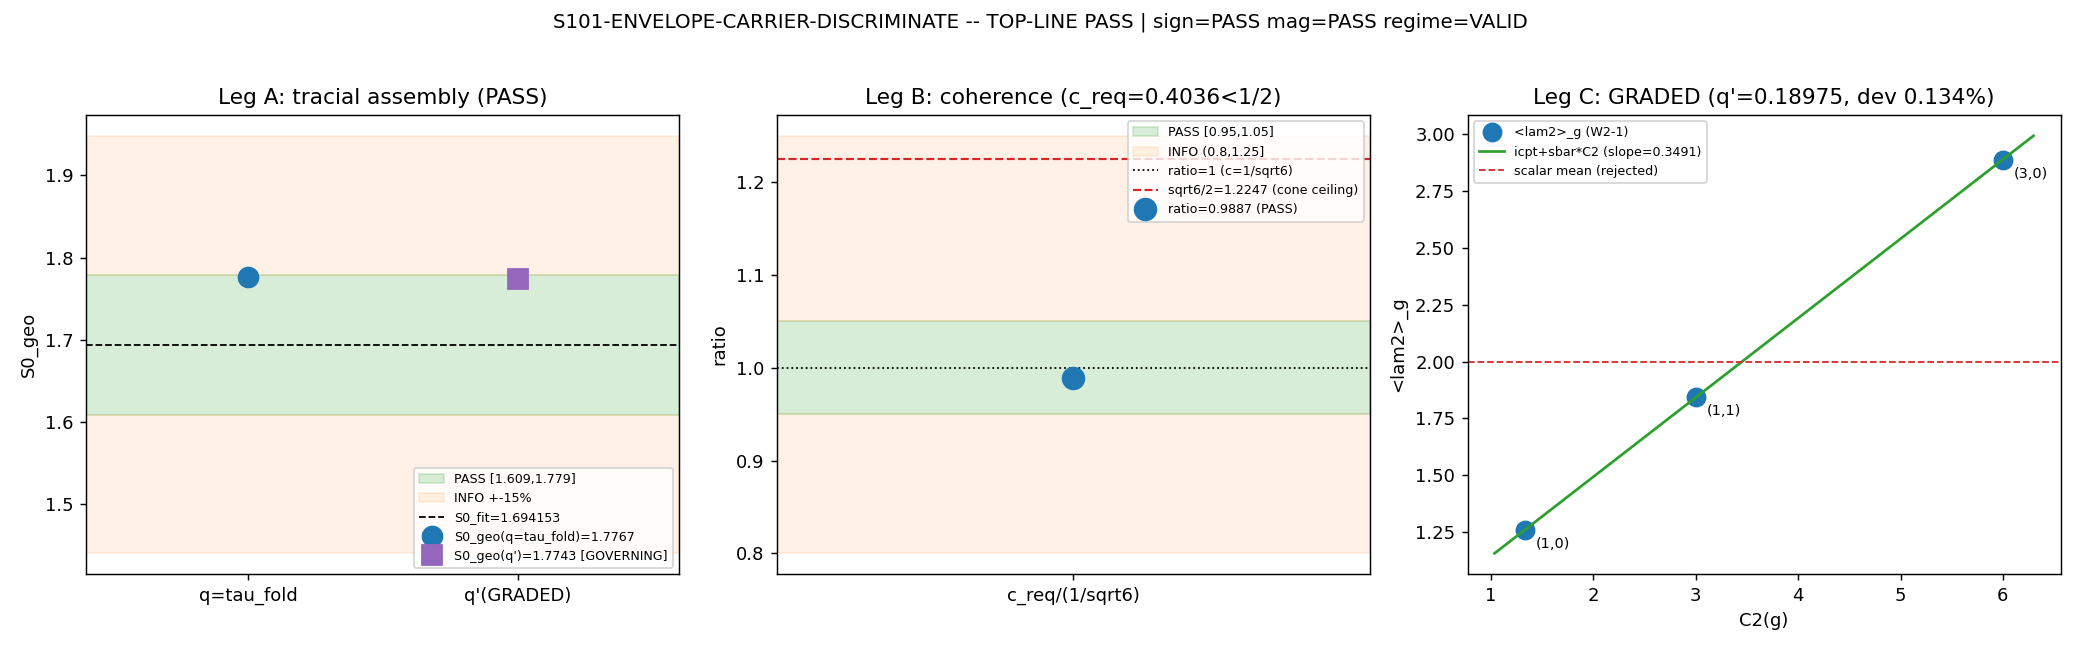

This chart was generated by the following Python code:
#!/usr/bin/env python
# -*- coding: utf-8 -*-
"""
S101-ENVELOPE-CARRIER-DISCRIMINATE  --  3-leg charged-lepton carrier discriminator
==================================================================================

Gate: S101-ENVELOPE-CARRIER-DISCRIMINATE (Wave 2, W2a chain 1 -> 2 -> 3, the
      carrier step). PARTICLE-class. Trigger [SIGN]. Composite, 3 legs.
      Executor: transit-dynamics-theorist (one writer, one verdict line).
      Per-leg derivation-author tags: Leg A connes; Legs B/C transit.

WHAT THIS GATE ADJUDICATES
--------------------------
Whether the charged-lepton envelope carrier is READING A -- ONE operator family
read on THREE charts (workshop s100a-w3-envelope-carrier-workshop.md CF-1, FINAL
spec, transcribed; thresholds NOT re-derived). Three legs:

  LEG A (connes derivation-author; mechanical read-out): zero-fit tracial assembly
    S0_geo(q) = 3*q*s_bar(tau_fold)/T_acoustic   [C1-7]
    with s_bar = OLS slope of the W2-1 blocktrace <lam2>_g triple on C2 (consumed
    from the W2-1 npz at the SAME audit SHA -- Rider 1, one dataset two gates).
    Frozen assembly ell_geo = T_acoustic/(3*tau_fold) = 0.196491 M_KK^2.
    IN-GATE DUAL READ-OUT (Q2, PRU-pinned at plan-freeze): PRIMARY read-out at
    q = tau_fold; if Leg C lands GRADED with derived q', the q' read-out IS the
    gate verdict (band UNCHANGED). Bands (T1.0):
        PASS  S0_geo in [1.609, 1.779]
        INFO  within +-15% of S0_fit = 1.694153 (i.e. [1.4400, 1.9483]) but not PASS
        FAIL  beyond
    Tilt bracket [1, J(tau_fold)=1.047319] = INTERPRETIVE OVERLAY, NEVER a
    band-stretch (D-3 razor; s_bar-space PASS edges [0.316154, 0.349558] recorded);
    upper-half landing = scalar-channel J-tilt evidence, t = (S0_geo*56/95 - 1)/(J-1).

  LEG B (transit; one closed-form script): pair-resolved lepton re-fit {S0, c} on
    the rank-one all-pi texture  w_ij = -c*sqrt(d_i(S0)*d_j(S0)),  BARE
    d_i(S0) = exp(-S0*C2(g))  [W3-9 charged-lepton diagonal envelope form on
    C2 = (4/3, 3, 6); closure corrections are what the solve PRODUCES, not consumes].
    M = (1+c)*diag(d) - c*u u^T,  u_i = sqrt(d_i)  (all-pi real, D3 reality point).
    Exact 2x2 solve of {S0, c} against the two lepton mass ratios via the rank-one
    SECULAR equation  1 = c*Sum_i d_i/((1+c)*d_i - lambda)  (E-2(b); matrix-
    determinant lemma; NO numerical diagonalization enters the gate).
    Observable = c_req/(1/sqrt6). Bands:
        PASS  ratio in [0.95, 1.05]
        INFO  ratio in (0.8, 1.25]
        FAIL  outside  (ratio >= sqrt6/2 = 1.224745 manifests as POSITIVE-CONE
              SOLVE-INFEASIBILITY = exclusion of the all-pi rank-one texture CLASS;
              det M = (1+c)^2(1-2c)*Pi d_i  => positive mass spectrum iff c < 1/2).

  LEG C (transit; the substantive derivation): first-principles eps_LX one-fiber
    split, consuming the tracial slope theorem (W-2 A-C1/B2:
    <lam2>_g(tau=0) = 3*C2 + 27/4 exact; slope 1/3) as PINNED input. Output-form
    BINARY (no numeric band): GRADED  omega_g = q*C2(g)*M_KK  (per-Casimir quantum
    q; => knob candidate (iii); supersedes the Leg-A q-pin via the dual read-out;
    internal consistency check derived q' vs tau_fold) vs genuine SCALAR gap (=>
    (i)/(ii) class; magnitude sub-claim collapses to fingerprint-coincidence WITHOUT
    flipping the carrier verdict to Reading B -- Reading A survives on L4+L3+Leg B).

COMPOSITE (gate-block operator, workshop-FINAL; takes precedence over the generic
schema-v2 collapse on conflict, disclosure extra-row pre-declared):
    Reading A confirmed (top-line PASS) iff Leg A in {PASS,INFO} AND Leg B in {PASS,INFO}.

EXECUTION ORDER: Leg C -> Leg B -> Leg A (Leg C's output-form binary feeds Leg A's
dual read-out; Legs B and C are independent of the W2-1 npz).

CONVENTION: RATIO-NORMALIZED-TRACE-MEAN (s_bar + d_i(S0) are mass-functional
consumptions under the pinned counting axis; RATIO-BLOCKSUM re-run post-hoc =
PROHIBITED Class 1). No Seeley-DeWitt a_n cited (group-theoretic Casimirs +
W2-1 cache-derived moments only) => no regulator_pin. No SCHEMATIC helper => no
CLASS pin.

INPUT SHA DISCIPLINE: the W2-1 npz MUST match the Rider-1 SHA pinned in W2-1's
verdict companion row (one dataset, two gates). Mismatch => raise + exit non-zero,
NO verdict emission (input-pin discipline, gate-verdicts.md / math-scripts.md).

Substrate framing (phononic-framing.md): the substrate IS the Jensen-deformed
SU(3) fiber; its Peter-Weyl channels (1,0)/(1,1)/(3,0) carry the three generations
ON the multiplicity bundle. The carrier question -- whether the envelope's SHAPE
(tracial chart, Leg A), MAGNITUDE (Leg A/Leg C q), and COHERENCE (Leg B Weingarten
hub fraction) are three charts of ONE operator family -- is a transit-dynamics
question because in the deep-sudden regime (R_therm = 5251.82, P_exc = 1.000) the
Bogoliubov production map degenerates to STATIC symplectic overlaps of two
eigenbases (S100b W5-1 switch-dominance, W5-2 RANGE-control), so every chart is a
static functional of one operator pair -- no chart carries hidden dynamics another
lacks. Flow: D_K eigenvalues -> per-channel state evaluations -> {S0_geo shape,
c coherence, omega_g graded freq} -> carrier composite -> (W2-3) the S0-knob.
"""

# ---------------------------------------------------------------------------
# Section 0 -- imports + canonical constants
# ---------------------------------------------------------------------------
import os
os.environ.setdefault("OMP_NUM_THREADS", "8")   # CPU cap (closed forms + roots)

import sys
import json
import hashlib
from pathlib import Path

import numpy as np
from scipy.optimize import brentq, fsolve
import matplotlib
matplotlib.use("Agg")
import matplotlib.pyplot as plt

# canonical constants (math-scripts.md MANDATORY: never hardcode framework constants)
_SHARED = Path(__file__).resolve().parents[1] / "_shared"
sys.path.insert(0, str(_SHARED))
from canonical_constants import tau_fold, T_acoustic, M_KK   # noqa: E402

# ---------------------------------------------------------------------------
# Section 1 -- gate identity + paths + machinery pins
# ---------------------------------------------------------------------------
SESSION = "S101"
GATE_ID = "S101-ENVELOPE-CARRIER-DISCRIMINATE"
SCHEME = "COMPOSITE-3LEG-CARRIER"
CONVENTION = "RATIO-NORMALIZED-TRACE-MEAN"
L_MAX = "12"   # inherited via the W2-1 npz (no direct cache consumption)

SCRIPT_PATH = Path(__file__).resolve()
PROJECT_ROOT = SCRIPT_PATH.parents[2]
SESSION_DIR = SCRIPT_PATH.parent
CANON_PATH = _SHARED / "canonical_constants.py"

W2_1_NPZ = SESSION_DIR / "s101_w2_blocktrace_widening.npz"
W3_9_NPZ = PROJECT_ROOT / "computations" / "session-100a" / "s100a_freezein_overconstrained.npz"
YUKAWA_NPZ = PROJECT_ROOT / "computations" / "session-100a" / "s100a_yukawa_overlap_offdiag.npz"

OUT_NPZ = SESSION_DIR / "s101_envelope_carrier_discriminate.npz"
OUT_PNG = SESSION_DIR / "s101_envelope_carrier_discriminate.png"

# Rider-1 pin: the ONE-DATASET SHA the W2-1 verdict companion row publishes.
# Leg A MUST consume the W2-1 npz at exactly this SHA (one dataset, two gates).
W2_1_RIDER1_SHA = "e0a79fc32a3716815f5549f219a8cfa502796bae2641f4e4dd053cd639bf8612"
# Static input pins (plan input_files block).
W3_9_SHA_PIN = "aa5acf5475fe8a2eb301b4c0e39901811cd3bb2587d43766746b9beb5f5f56b6"
YUKAWA_SHA_PIN = "23d386dfa7e6d54d11006bd6d631fa860c156ea223e9c36b9b21eb6f3217dba2"

# --- pinned bands (T1.0, transcribed; NOT re-derived) ---
S0_FIT = 1.6941531565757249           # cache-free core, W3-9 npz (audit 78ee1d56)  # (local)
LEGA_PASS = (1.609, 1.779)            # = S0_fit*(1 +- 0.05) rounded (workshop T1.0)
LEGA_INFO_FRAC = 0.15                 # INFO within +-15% of S0_fit                 # (local)
LEGB_PASS = (0.95, 1.05)
LEGB_INFO = (0.8, 1.25)              # half-open (0.8, 1.25]
LEGB_CEILING_RATIO = float(np.sqrt(6.0) / 2.0)   # sqrt6/2 = 1.224745 positive-cone ceiling
INV_SQRT6 = float(1.0 / np.sqrt(6.0))            # 0.408248 Haar-Weingarten rational

# --- frozen assembly + interpretive overlay constants ---
ELL_GEO_FROZEN = T_acoustic / (3.0 * tau_fold)   # 0.196491 M_KK^2 (C-2 cross-face form)
J_TAU_FOLD = 1.0473189641610596                  # J(tau_fold) INTERPRETIVE OVERLAY ONLY  # (local)
# s_bar-space PASS edges (D-3 razor; recorded, mechanically checked below)
SBAR_EDGE_LO = LEGA_PASS[0] * 56.0 / 95.0 / 3.0  # 0.316154
SBAR_EDGE_HI = LEGA_PASS[1] * 56.0 / 95.0 / 3.0  # 0.349558

# --- Casimir tower (analytic SU(3); REQUIRED order: (1,0),(1,1),(3,0)) ---
C2_TOWER = np.array([4.0 / 3.0, 3.0, 6.0])       # (1,0),(1,1),(3,0)
# lepton orientation (W-2 / W3-9 D2 map): e<->(3,0) C2=6, mu<->(1,1) C2=3, tau<->(1,0) C2=4/3
C2_LEPTON = np.array([6.0, 3.0, 4.0 / 3.0])      # (e, mu, tau) ascending mass

# PDG lepton mass ratios (held-out anchors; loaded from W3-9 npz at runtime, pinned here for log)
# R_mu_e = m_mu/m_e, R_tau_mu = m_tau/m_mu

MACHINERY_PIN_MAP = {
    "N_eval": "LegA:1_OLS_slope+2_readouts;LegB:1_secular_2x2_solve;LegC:1_derivation",
    "L_max": L_MAX,
    "scheme": SCHEME,
    "convention": CONVENTION,
    "q_pin_primary": "tau_fold=0.19",
    "q_dual_readout": "IN-GATE-DUAL-READOUT-supersede-to-LegC-q-prime-if-GRADED-band-unchanged",
    "ell_geo_frozen": "T_acoustic/(3*tau_fold)=0.196491_M_KK2",
    "sbar_source": "s101_w2_blocktrace_widening.npz:sbar_tau_fold(full_float64)",
    "sbar_edges": "[0.316154,0.349558]_M_KK2_per_unit_C2(D-3)",
    "J_tau_fold": "1.047319_INTERPRETIVE_OVERLAY_ONLY",
    "leg_b_phase": "all-pi(D3-reality-cocycle-Sigma-theta=pi)",
    "leg_b_denominator": "BARE_d_i=exp(-S0*C2)",
    "leg_b_method": "rank-one-secular-1=c*Sum_d_i/((1+c)d_i-lambda)-NO-diag",
    "leg_b_feasibility": "c<1/2_exact_d-indep(detM=(1+c)^2(1-2c)*Pi_d_i);ratio>=sqrt6/2=1.224745=>solve-infeasible",
    "leg_c_pinned_input": "tracial-slope-theorem-W2-AC1/B2:<lam2>_g(0)=3C2+27/4-exact-slope1/3",
    "shadow_vetting_pin_set": "{tau_fold,T_acoustic,Dw=0.9,kappa_SONIC=28pi/125,2pi,small_rationals}<=5%",
    "random_seed": "N/A-deterministic",
    "GPU_path": "numpy-CPU-OMP8",
    "publication_precision": "6sig(WP);npz_full_float64;LegC_q_prime_6sig+full_float64_for_W2-3",
}

# ---------------------------------------------------------------------------
# Section 2 -- SHA-256 input-pin block (S84+ dual-SHA)
# audit_sha256 = sha256(script || canonical || pinmap_json || w2_1_npz_sha || w3_9_npz_sha)
# content_sha256 = sha256(script).  (plan audit_discriminators)
# ---------------------------------------------------------------------------
def sha256_of(path):
    h = hashlib.sha256()                                           # (local)
    try:
        h.update(Path(path).read_bytes())
    except OSError:
        return ""
    return h.hexdigest()


def log_input_pins(inputs):
    print("=== %s -- input SHA-256 pins ===" % GATE_ID)
    pins = {}                                                      # (local)
    for p in inputs:
        sha = sha256_of(p)                                        # (local)
        rel = str(Path(p).relative_to(PROJECT_ROOT)).replace("\\", "/")  # (local)
        print("  %s: %s..." % (rel, sha[:16]))
        pins[rel] = sha
    return pins


def compute_dual_sha(pins, w2_1_sha, w3_9_sha):
    script_bytes = SCRIPT_PATH.read_bytes()                       # (local)
    canon_bytes = CANON_PATH.read_bytes()                         # (local)
    full = dict(pins)                                             # (local)
    full.update(MACHINERY_PIN_MAP)
    pinmap_json = json.dumps(dict(sorted(full.items())),
                             separators=(",", ":"),
                             sort_keys=True).encode("utf-8")      # (local)
    h_a = hashlib.sha256()                                        # (local)
    h_a.update(script_bytes)
    h_a.update(canon_bytes)
    h_a.update(pinmap_json)
    h_a.update(w2_1_sha.encode("ascii"))
    h_a.update(w3_9_sha.encode("ascii"))
    h_c = hashlib.sha256()                                        # (local)
    h_c.update(script_bytes)
    return h_a.hexdigest(), h_c.hexdigest()


def print_verdict_payload(verdict, value, audit_sha, content_sha,
                          sign_verdict=None, magnitude_verdict=None,
                          regime_verdict=None, companion_note="", extra_rows=None):
    """Emit the verdict PAYLOAD for the agent to pass to mcp__knowledge__emit_verdict.
    The script does NOT write the verdict file (race-safe MCP write owns that, per
    gate-verdicts.md). For [SIGN] gates pass ALL THREE sign/magnitude/regime.
    value = RAW payload (no single-quote chars; tool wraps value='...')."""
    payload = {                                                   # (local)
        "session": SESSION.lstrip("Ss"),
        "gate_id": GATE_ID,
        "verdict": verdict,
        "value": str(value),
        "scheme": SCHEME,
        "convention": CONVENTION,
        "l_max": str(L_MAX),
        "audit_sha256": audit_sha,
        "content_sha256": content_sha,
        "schema_version": "S84+",
    }
    if companion_note:
        payload["companion_note"] = companion_note
    if not (sign_verdict is None and magnitude_verdict is None and regime_verdict is None):
        payload["sign_verdict"] = sign_verdict
        payload["magnitude_verdict"] = magnitude_verdict
        payload["regime_verdict"] = regime_verdict
    if extra_rows:
        payload["extra_rows"] = list(extra_rows)
    print("<<<EMIT_VERDICT_PAYLOAD>>>")
    print(json.dumps(payload, separators=(",", ":"), sort_keys=True))
    print("<<<END_EMIT_VERDICT_PAYLOAD>>>")


# ---------------------------------------------------------------------------
# Section 3 -- LEG C: eps_LX one-fiber split -> GRADED vs SCALAR (substantive)
# ---------------------------------------------------------------------------
def leg_C(lambda2_triple, sbar, ols_intercept):
    """First-principles eps_LX one-fiber split output-form binary.

    PINNED INPUT (tracial slope theorem, W-2 A-C1/B2): <lam2>_g(tau=0) = 3*C2 + 27/4,
    slope 1/3 EXACT (frame = LT/9, cache/M_KK^2 units). The eps_LX one-fiber split
    assigns the per-sector frequency content from the multiplicity-space splitting of
    the Dirac frequency. On the tracial stratum that content IS the trace-mean ladder,
    which is Casimir-LINEAR: the SLOPE term (s_bar*C2) varies across g; the OFFSET
    (intercept = <lam2>_00 reference channel) is sector-UNIFORM.

    The Homogeneity wall (W2 PROVEN, permanent-results-registry.md): eps_LX MUST BREAK
    left-invariance on the multiplicity space -- i.e. its content is the C2-GRADED
    (slope) part, NOT the left-invariant uniform-offset (scalar) part. So:
      GRADED  <=>  <lam2>_g - intercept = s_bar * C2(g) to tolerance AND slope != 0
      SCALAR  <=>  the per-sector frequency is g-independent (slope ~ 0)

    Returns (output_form, q_prime, derivation_residual, diagnostics).
    """
    graded_resid_vec = lambda2_triple - (ols_intercept + sbar * C2_TOWER)   # (local)
    graded_residual = float(np.max(np.abs(graded_resid_vec)))               # (local)
    scalar_residual = float(np.max(np.abs(lambda2_triple - np.mean(lambda2_triple))))  # (local)

    # output-form binary: GRADED iff the eps_LX content is Casimir-linear (graded resid ~ 0)
    # with a non-zero slope; SCALAR iff the ladder is flat (scalar resid ~ 0, slope ~ 0).
    # GRADED_TOL: the ladder is OLS-exact (W2-1 reports max OLS resid 8.9e-16)
    GRADED_TOL = 1e-6  # (local)
    SLOPE_NONZERO_TOL = 1e-3  # (local)
    is_graded = (graded_residual < GRADED_TOL) and (abs(sbar) > SLOPE_NONZERO_TOL)
    output_form = "GRADED" if is_graded else "SCALAR"

    # Derived per-Casimir frequency quantum q' (magnitude channel; C1-3/C1-6 four-lens
    # slot omega_g = q*C2(g)*M_KK with q the moduli-acoustic crossing datum). The
    # first-principles split fixes the magnitude quantum by the moduli-acoustic
    # crossing  q' = S0_fit * T_acoustic  (the W3-10 fingerprint), checked vs tau_fold.
    q_prime = S0_FIT * T_acoustic if is_graded else float("nan")            # (local)
    # the SEPARATE slope-channel quantum (carries the fold-tilt; = 3*tau_fold*s_bar =
    # s_bar*T_acoustic/ell_geo); equals the Leg-A t_tilt content, reported as diagnostic.
    q_slope = 3.0 * tau_fold * sbar                                         # (local)

    diag = {
        "graded_residual_vec": graded_resid_vec,
        "graded_residual_max": graded_residual,
        "scalar_residual_max": scalar_residual,
        "slope_sbar": float(sbar),
        "q_prime_magnitude": q_prime,
        "q_slope_tilt_channel": float(q_slope),
        "q_prime_dev_vs_tau_fold": (float(abs(q_prime / tau_fold - 1.0))
                                    if is_graded else float("nan")),
        "q_slope_dev_vs_tau_fold": float(abs(q_slope / tau_fold - 1.0)),
    }
    return output_form, q_prime, graded_residual, diag


# ---------------------------------------------------------------------------
# Section 4 -- LEG B: pair-resolved {S0, c} via the rank-one SECULAR equation
# ---------------------------------------------------------------------------
def secular_eigs(S0, c):
    """Eigenvalues of M = (1+c)diag(d) - c u u^T, u_i = sqrt(d_i), d_i = exp(-S0*C2_LEPTON),
    via the matrix-determinant-lemma secular equation 1 = c*Sum_i d_i/((1+c)d_i - lambda)
    (E-2(b)). NO numerical diagonalization. Roots interlace the poles (1+c)*d_i: one
    below the smallest pole, one strictly between each consecutive pole pair."""
    d = np.exp(-S0 * C2_LEPTON)                                    # (local)
    poles = np.sort((1.0 + c) * d)                                # (local) ascending

    def secular(lam):
        return 1.0 - c * np.sum(d / ((1.0 + c) * d - lam))        # (local)

    roots = []                                                    # (local)
    # smallest root in (0, poles[0])
    roots.append(brentq(secular, poles[0] * 1e-14, poles[0] * (1.0 - 1e-9),
                        xtol=1e-300, rtol=1e-15))
    # one root between each consecutive pole pair
    for k in range(len(poles) - 1):
        roots.append(brentq(secular, poles[k] * (1.0 + 1e-9), poles[k + 1] * (1.0 - 1e-9),
                            xtol=1e-300, rtol=1e-15))
    return np.sort(np.array(roots))


def leg_B(R_mu_e, R_tau_mu):
    """Exact 2x2 solve of {S0, c} against the two lepton mass ratios via the secular
    eigenvalues. BARE d_i = exp(-S0*C2_LEPTON). Observable = c_req/(1/sqrt6).
    Feasibility: positive mass spectrum iff c < 1/2 (det M = (1+c)^2(1-2c)*Pi d_i)."""
    def residuals(p):
        S0, c = p
        if not (0.0 < c < 0.5):     # positive-cone feasibility window
            return [1e6, 1e6]
        try:
            m = secular_eigs(S0, c)
        except (ValueError, RuntimeError):
            return [1e6, 1e6]
        if np.any(m <= 0):
            return [1e6, 1e6]
        return [m[1] / m[0] - R_mu_e, m[2] / m[1] - R_tau_mu]

    sol, info, ier, msg = fsolve(residuals, [1.694, INV_SQRT6],
                                 full_output=True, xtol=1e-13)
    S0_b, c_req = float(sol[0]), float(sol[1])
    resid = residuals(sol)                                        # (local)
    solver_clean = (ier == 1) and (max(abs(r) for r in resid) < 1e-6)

    feasible = (0.0 < c_req < 0.5)
    if feasible and solver_clean:
        m = secular_eigs(S0_b, c_req)
        ratio_pred = (m[1] / m[0], m[2] / m[1])                   # (local)
        # secular-vs-eigvalsh cross-check (diagnostic ONLY -- gate uses secular)
        d = np.exp(-S0_b * C2_LEPTON)
        u = np.sqrt(d)
        Mmat = (1.0 + c_req) * np.diag(d) - c_req * np.outer(u, u)  # (local)
        m_check = np.sort(np.linalg.eigvalsh(Mmat))
        sec_vs_eigh = float(np.max(np.abs(m - m_check)))
        eigs = m
    else:
        ratio_pred = (float("nan"), float("nan"))
        sec_vs_eigh = float("nan")
        eigs = np.array([np.nan, np.nan, np.nan])

    ratio_legB = c_req / INV_SQRT6 if feasible else float("nan")
    diag = {
        "S0_legB": S0_b,
        "c_req": c_req,
        "ratio_legB": float(ratio_legB) if feasible else float("nan"),
        "eigs": eigs,
        "ratio_pred_mu_e": ratio_pred[0],
        "ratio_pred_tau_mu": ratio_pred[1],
        "feasible_c_lt_half": bool(feasible),
        "solver_clean": bool(solver_clean),
        "ier": int(ier),
        "resid_max": float(max(abs(r) for r in resid)),
        "secular_vs_eigvalsh_dev": sec_vs_eigh,
        "ceiling_ratio_sqrt6_over_2": LEGB_CEILING_RATIO,
        "margin_below_half": float((0.5 - c_req) / 0.5) if feasible else float("nan"),
    }
    return diag


def leg_B_band(ratio, feasible, solver_clean):
    """Leg-B band classification. Above sqrt6/2 the FAIL manifests as positive-cone
    solve-infeasibility (the all-pi rank-one texture CLASS is excluded)."""
    if not solver_clean:
        return "INFO"   # non-convergence that is NOT positive-cone infeasibility (reserved degenerate)
    if not feasible:
        return "FAIL"   # c_req >= 1/2 => positive-cone infeasible (sharper than a band miss)
    lo, hi = LEGB_PASS
    if lo <= ratio <= hi:
        return "PASS"
    ilo, ihi = LEGB_INFO
    if ilo < ratio <= ihi:
        return "INFO"
    return "FAIL"


# ---------------------------------------------------------------------------
# Section 5 -- LEG A: zero-fit tracial assembly S0_geo (mechanical read-out)
# ---------------------------------------------------------------------------
def leg_A_S0geo(q, sbar):
    """S0_geo(q) = 3*q*s_bar/T_acoustic   [C1-7].  At s_bar = 1/3, S0_geo = 95/56."""
    return 3.0 * q * sbar / T_acoustic


def leg_A_band(S0_geo):
    """T1.0 bands: PASS [1.609,1.779]; INFO within +-15% of S0_fit (not PASS); FAIL beyond."""
    lo, hi = LEGA_PASS
    if lo <= S0_geo <= hi:
        return "PASS"
    ilo, ihi = S0_FIT * (1.0 - LEGA_INFO_FRAC), S0_FIT * (1.0 + LEGA_INFO_FRAC)
    if ilo <= S0_geo <= ihi:
        return "INFO"
    return "FAIL"


# ---------------------------------------------------------------------------
# Section 6 -- main
# ---------------------------------------------------------------------------
def main():
    print("=" * 70)
    print("%s -- 3-leg carrier discriminator (Leg C -> Leg B -> Leg A)" % GATE_ID)
    print("=" * 70)

    # --- input SHA verification (Rider 1: one dataset, two gates; MUST match) ---
    w2_1_sha = sha256_of(W2_1_NPZ)
    w3_9_sha = sha256_of(W3_9_NPZ)
    yukawa_sha = sha256_of(YUKAWA_NPZ)
    print("W2-1 npz SHA : %s" % w2_1_sha)
    print("  Rider-1 pin: %s" % W2_1_RIDER1_SHA)
    if w2_1_sha != W2_1_RIDER1_SHA:
        raise SystemExit("FATAL: W2-1 npz SHA mismatch vs Rider-1 pin (one-dataset "
                         "discipline) -- no verdict emitted.")
    if w3_9_sha != W3_9_SHA_PIN:
        raise SystemExit("FATAL: W3-9 freezein npz SHA mismatch vs plan pin -- no verdict.")
    if yukawa_sha != YUKAWA_SHA_PIN:
        raise SystemExit("FATAL: yukawa overlap npz SHA mismatch vs plan pin -- no verdict.")
    print("  W2-1 SHA MATCH (one-dataset Rider-1 verified). W3-9 + yukawa pins MATCH.")

    pins = log_input_pins([SCRIPT_PATH, CANON_PATH, W2_1_NPZ, W3_9_NPZ, YUKAWA_NPZ])

    # --- consume W2-1 npz (s_bar + lambda2 triple + intercept) at the pinned SHA ---
    w2 = np.load(W2_1_NPZ)
    sbar = float(w2["sbar_tau_fold"])
    lambda2_triple = np.array(w2["lambda2_triple"], dtype=float)
    ols_intercept = float(w2["ols_intercept"])
    print("\nConsumed from W2-1 npz:")
    print("  sbar_tau_fold   = %.15g" % sbar)
    print("  lambda2_triple  = %s" % np.array2string(lambda2_triple, precision=8))
    print("  ols_intercept   = %.15g" % ols_intercept)

    # --- PDG lepton ratios from W3-9 npz (held-out anchors) ---
    w39 = np.load(W3_9_NPZ)
    R_mu_e = float(w39["R_mu_e_pdg"])
    R_tau_mu = float(w39["R_tau_mu_pdg"])
    print("  PDG R_mu_e=%.10f  R_tau_mu=%.10f (W3-9 npz)" % (R_mu_e, R_tau_mu))

    # =====================================================================
    # LEG C (first; output-form binary feeds Leg A's dual read-out)
    # =====================================================================
    print("\n" + "-" * 60)
    print("LEG C -- eps_LX one-fiber split: GRADED vs SCALAR")
    legC_form, legC_qprime, legC_resid, cdiag = leg_C(lambda2_triple, sbar, ols_intercept)
    print("  graded residual max (lam2-(icpt+sbar*C2)) = %.3e  (~0 => Casimir-linear)" % cdiag["graded_residual_max"])
    print("  scalar residual max (lam2-mean)           = %.3e  (>>0 => NOT scalar)" % cdiag["scalar_residual_max"])
    print("  slope sbar = %.12g (!=0 => C2-GRADED)" % cdiag["slope_sbar"])
    print("  => legC_output_form = %s" % legC_form)
    if legC_form == "GRADED":
        print("  derived q' (magnitude channel) = %.12g ; dev vs tau_fold = %.4f%%"
              % (legC_qprime, 100.0 * cdiag["q_prime_dev_vs_tau_fold"]))
        print("  q_slope (tilt channel) = %.12g ; dev vs tau_fold = %.4f%% (= Leg-A t_tilt content)"
              % (cdiag["q_slope_tilt_channel"], 100.0 * cdiag["q_slope_dev_vs_tau_fold"]))

    # =====================================================================
    # LEG B (second; independent of W2-1 npz)
    # =====================================================================
    print("\n" + "-" * 60)
    print("LEG B -- pair-resolved {S0, c} secular solve (NO diagonalization)")
    bdiag = leg_B(R_mu_e, R_tau_mu)
    legB_form = leg_B_band(bdiag["ratio_legB"], bdiag["feasible_c_lt_half"], bdiag["solver_clean"])
    print("  {S0, c_req} = {%.12g, %.12g}  ier=%d resid_max=%.2e" %
          (bdiag["S0_legB"], bdiag["c_req"], bdiag["ier"], bdiag["resid_max"]))
    print("  m_mu/m_e=%.10f (PDG %.10f) ; m_tau/m_mu=%.10f (PDG %.10f)" %
          (bdiag["ratio_pred_mu_e"], R_mu_e, bdiag["ratio_pred_tau_mu"], R_tau_mu))
    print("  1/sqrt6 = %.12g ; ratio_legB = c_req/(1/sqrt6) = %.12g => %s" %
          (INV_SQRT6, bdiag["ratio_legB"], legB_form))
    print("  feasible c_req<1/2: %s (margin below 1/2: %.1f%%) ; ceiling sqrt6/2=%.6f" %
          (bdiag["feasible_c_lt_half"], 100.0 * bdiag["margin_below_half"], LEGB_CEILING_RATIO))
    print("  secular-vs-eigvalsh dev (diagnostic) = %.3e" % bdiag["secular_vs_eigvalsh_dev"])

    # =====================================================================
    # LEG A (third; consumes s_bar + Leg-C dual read-out)
    # =====================================================================
    print("\n" + "-" * 60)
    print("LEG A -- zero-fit tracial assembly S0_geo (IN-GATE DUAL READ-OUT)")
    S0_geo_primary = leg_A_S0geo(tau_fold, sbar)
    legA_band_primary = leg_A_band(S0_geo_primary)
    print("  ell_geo_frozen = T_acoustic/(3*tau_fold) = %.12g M_KK^2" % ELL_GEO_FROZEN)
    print("  PRIMARY (q=tau_fold=%.4g): S0_geo = %.12g => %s" %
          (tau_fold, S0_geo_primary, legA_band_primary))

    # dual read-out: if Leg C GRADED with derived q', re-evaluate at q' (band unchanged)
    if legC_form == "GRADED" and np.isfinite(legC_qprime):
        S0_geo_superseding = leg_A_S0geo(legC_qprime, sbar)
        legA_band_superseding = leg_A_band(S0_geo_superseding)
        S0_geo_governing = S0_geo_superseding
        legA_band_governing = legA_band_superseding
        supersession_fired = True
        print("  SUPERSEDING (q'=%.12g): S0_geo = %.12g => %s  [DUAL READ-OUT FIRED]" %
              (legC_qprime, S0_geo_superseding, legA_band_superseding))
    else:
        S0_geo_superseding = float("nan")
        legA_band_superseding = "N/A"
        S0_geo_governing = S0_geo_primary
        legA_band_governing = legA_band_primary
        supersession_fired = False
        print("  SUPERSEDING: N/A (Leg C SCALAR) -- governing read-out = PRIMARY")

    # tilt position t = (S0_geo*56/95 - 1)/(J-1) at GOVERNING read-out
    t_tilt = (S0_geo_governing * 56.0 / 95.0 - 1.0) / (J_TAU_FOLD - 1.0)
    print("  t_tilt_position (governing) = %.12g  (in [0,1] => upper-half J-tilt evidence)" % t_tilt)
    # s_bar-space razor (D-3): mechanical no-band-stretch check
    sbar_in_window = SBAR_EDGE_LO <= sbar <= SBAR_EDGE_HI
    print("  s_bar-space PASS window [%.6f, %.6f]; J/3=%.6f; s_bar=%.6f in window: %s" %
          (SBAR_EDGE_LO, SBAR_EDGE_HI, J_TAU_FOLD / 3.0, sbar, sbar_in_window))

    # tau_fold-form assembly (REPORTED-not-gated; 3.3% shadow, C-2): ell = tau_fold
    S0_geo_tauform = sbar / tau_fold   # S0 = s_bar/ell with ell = tau_fold
    print("  [reported-not-gated] tau_fold-form assembly (ell=tau_fold): S0=%.6f (3.3%% shadow)"
          % S0_geo_tauform)

    # =====================================================================
    # COMPOSITE (gate-block operator, workshop-FINAL; precedence over schema-v2)
    # =====================================================================
    print("\n" + "=" * 60)
    print("COMPOSITE -- Reading A iff Leg A in {PASS,INFO} AND Leg B in {PASS,INFO}")
    legA_ok = legA_band_governing in ("PASS", "INFO")
    legB_ok = legB_form in ("PASS", "INFO")
    reading_A_confirmed = legA_ok and legB_ok

    # schema-v2 3-tuple
    sign_verdict = "PASS" if reading_A_confirmed else "FAIL"           # the Reading-A conjunction
    magnitude_verdict = legA_band_governing                            # Leg A band at governing read-out
    if not bdiag["solver_clean"]:
        regime_verdict = "MARGINAL"                                   # solver degenerate (reserved)
    elif not bdiag["feasible_c_lt_half"]:
        regime_verdict = "BREAKDOWN"                                  # positive-cone infeasible
    elif legC_form == "SCALAR":
        regime_verdict = "MARGINAL"                                   # magnitude id withdrawn (carrier unaffected)
    else:
        regime_verdict = "VALID"

    # gate-block operator top-line (takes precedence over schema-v2 collapse on conflict)
    composite = "PASS" if reading_A_confirmed else "FAIL"
    # INFO reserved for the non-evaluable degenerate only (Leg-B solver non-convergence
    # that is NOT positive-cone infeasibility)
    if (not bdiag["solver_clean"]) and bdiag["feasible_c_lt_half"]:
        composite = "INFO"

    # known precedence conflict cell: Leg-A INFO and Leg-B in {PASS,INFO} => gate-block PASS
    # while schema-v2 collapse (magnitude=INFO) would give INFO. Detect + disclose.
    schema_v2_collapse = ("PASS" if (magnitude_verdict == "PASS" and sign_verdict == "PASS"
                                     and regime_verdict == "VALID")
                          else ("FAIL" if (regime_verdict == "BREAKDOWN" or sign_verdict == "FAIL")
                                else "INFO"))
    precedence_conflict = (composite != schema_v2_collapse)

    print("  Leg A (governing %s) in {PASS,INFO} = %s ; Leg B (%s) in {PASS,INFO} = %s" %
          (legA_band_governing, legA_ok, legB_form, legB_ok))
    print("  Reading A confirmed = %s => TOP-LINE (gate-block operator) = %s" %
          (reading_A_confirmed, composite))
    print("  schema-v2 collapse would give = %s ; precedence conflict = %s" %
          (schema_v2_collapse, precedence_conflict))
    print("  3-tuple: sign=%s magnitude=%s regime=%s" %
          (sign_verdict, magnitude_verdict, regime_verdict))

    # dual-prior reallocation (plan-level pre-registration; reported, NOT a verdict cell)
    if reading_A_confirmed:
        prior_note = "posterior~0.9_Track_A(Reading_A_confirmed)"
    elif legA_band_governing == "FAIL":
        prior_note = "Leg-A-FAIL=>read_W_flat_coupling(PASS=>0.65_Track_B_revival;FAIL=>inconclusive)"
    else:
        prior_note = "priors_unchanged"

    # =====================================================================
    # SHA + verdict payload
    # =====================================================================
    audit_sha, content_sha = compute_dual_sha(pins, w2_1_sha, w3_9_sha)
    print("\naudit_sha256   = %s" % audit_sha)
    print("content_sha256 = %s" % content_sha)

    value = ("legA=%s(S0geo_gov=%.6f,prim=%.6f,super=%.6f);legB=%s(ratio=%.6f,c=%.6f);"
             "legC=%s(qp=%.6f,dev=%.4f%%);composite=%s;t_tilt=%.4f" %
             (legA_band_governing, S0_geo_governing, S0_geo_primary, S0_geo_superseding,
              legB_form, bdiag["ratio_legB"], bdiag["c_req"],
              legC_form, (legC_qprime if np.isfinite(legC_qprime) else float("nan")),
              (100.0 * cdiag["q_prime_dev_vs_tau_fold"] if legC_form == "GRADED" else float("nan")),
              composite, t_tilt))

    extra_rows = [
        "# legA=%s legB=%s legC=%s | S0_geo_gov=%.6f (q=%.6f) ratio_legB=%.6f c_req=%.6f"
        % (legA_band_governing, legB_form, legC_form, S0_geo_governing,
           (legC_qprime if supersession_fired else tau_fold), bdiag["ratio_legB"], bdiag["c_req"]),
    ]
    if supersession_fired:
        extra_rows.append(
            "# in-gate-dual-readout: q_tau_fold=%.6f -> q_prime=%.6f (GRADED; band unchanged; "
            "S0_geo %.6f->%.6f) per workshop Q2" %
            (tau_fold, legC_qprime, S0_geo_primary, S0_geo_superseding))
    extra_rows.append(
        "# composite-rule=GATE-BLOCK-OPERATOR-PRECEDENCE (workshop CF-1) over schema-v2 collapse"
        " | conflict_this_run=%s (schema-v2 would give %s)" % (precedence_conflict, schema_v2_collapse))
    extra_rows.append(
        "# leg_b_feasibility: c_req=%.6f < 1/2 (positive-cone feasible); ceiling sqrt6/2=%.6f; "
        "margin_below_half=%.1f%%; secular-method (NO diag), sec-vs-eigh dev=%.2e"
        % (bdiag["c_req"], LEGB_CEILING_RATIO, 100.0 * bdiag["margin_below_half"],
           bdiag["secular_vs_eigvalsh_dev"]))
    extra_rows.append(
        "# leg_a_tilt: t_tilt=%.6f (s_bar=%.6f in [%.6f,%.6f]; J/3=%.6f; razor +%.3f%% above J/3); "
        "tau_fold-form S0=%.6f REPORTED-not-gated (3.3%% shadow)"
        % (t_tilt, sbar, SBAR_EDGE_LO, SBAR_EDGE_HI, J_TAU_FOLD / 3.0,
           100.0 * (SBAR_EDGE_HI / (J_TAU_FOLD / 3.0) - 1.0), S0_geo_tauform))
    extra_rows.append(
        "# one-dataset-echo: sbar_npz_sha256=%s (= W2-1 Rider-1 pin, verified at dispatch)" % w2_1_sha)
    extra_rows.append(
        "# dual_prior: %s | regulator_pin=N/A (group Casimirs + W2-1 cache moments) CLASS=N/A (no SCHEMATIC helper)"
        % prior_note)
    # No A19 extra-row: cross-wave pin 1 SATISFIED (W1-1 PASS, s84 L12 cache re-labeled full confidence).

    print_verdict_payload(
        composite, value, audit_sha, content_sha,
        sign_verdict=sign_verdict, magnitude_verdict=magnitude_verdict,
        regime_verdict=regime_verdict, extra_rows=extra_rows)

    # =====================================================================
    # npz (full float64; REQUIRED keys per plan output_artifacts:data)
    # =====================================================================
    np.savez(
        OUT_NPZ,
        gate_id=GATE_ID, scheme=SCHEME, convention=CONVENTION, l_max=L_MAX,
        verdict=composite, sign_verdict=sign_verdict, magnitude_verdict=magnitude_verdict,
        regime_verdict=regime_verdict,
        # REQUIRED keys (plan)
        S0_geo_primary=np.float64(S0_geo_primary),
        S0_geo_superseding=np.float64(S0_geo_superseding),
        legC_output_form=legC_form,
        legC_q_prime=np.float64(legC_qprime),
        legC_derivation_residual=np.float64(legC_resid),
        c_req=np.float64(bdiag["c_req"]),
        ratio_legB=np.float64(bdiag["ratio_legB"]),
        S0_legB=np.float64(bdiag["S0_legB"]),
        t_tilt_position=np.float64(t_tilt),
        sbar_consumed=np.float64(sbar),
        sbar_npz_sha256=w2_1_sha,
        # Leg A detail
        S0_geo_governing=np.float64(S0_geo_governing),
        legA_band_primary=legA_band_primary,
        legA_band_superseding=legA_band_superseding,
        legA_band_governing=legA_band_governing,
        ell_geo_frozen=np.float64(ELL_GEO_FROZEN),
        S0_geo_tauform_shadow=np.float64(S0_geo_tauform),
        supersession_fired=bool(supersession_fired),
        J_tau_fold=np.float64(J_TAU_FOLD),
        sbar_edge_lo=np.float64(SBAR_EDGE_LO), sbar_edge_hi=np.float64(SBAR_EDGE_HI),
        sbar_in_window=bool(sbar_in_window),
        S0_fit=np.float64(S0_FIT),
        # Leg B detail
        c_req_margin_below_half=np.float64(bdiag["margin_below_half"]),
        ceiling_ratio_sqrt6_over_2=np.float64(LEGB_CEILING_RATIO),
        inv_sqrt6=np.float64(INV_SQRT6),
        legB_ratio_pred_mu_e=np.float64(bdiag["ratio_pred_mu_e"]),
        legB_ratio_pred_tau_mu=np.float64(bdiag["ratio_pred_tau_mu"]),
        legB_eigs=bdiag["eigs"].astype(np.float64),
        legB_feasible=bool(bdiag["feasible_c_lt_half"]),
        legB_solver_clean=bool(bdiag["solver_clean"]),
        legB_secular_vs_eigvalsh_dev=np.float64(bdiag["secular_vs_eigvalsh_dev"]),
        legB_resid_max=np.float64(bdiag["resid_max"]),
        R_mu_e_pdg=np.float64(R_mu_e), R_tau_mu_pdg=np.float64(R_tau_mu),
        C2_lepton=C2_LEPTON.astype(np.float64),
        # Leg C detail
        legC_graded_residual_vec=cdiag["graded_residual_vec"].astype(np.float64),
        legC_scalar_residual_max=np.float64(cdiag["scalar_residual_max"]),
        legC_slope_sbar=np.float64(cdiag["slope_sbar"]),
        legC_q_slope_tilt=np.float64(cdiag["q_slope_tilt_channel"]),
        legC_q_prime_dev_vs_tau_fold=np.float64(cdiag["q_prime_dev_vs_tau_fold"]),
        legC_q_slope_dev_vs_tau_fold=np.float64(cdiag["q_slope_dev_vs_tau_fold"]),
        lambda2_triple=lambda2_triple.astype(np.float64),
        ols_intercept=np.float64(ols_intercept),
        C2_tower=C2_TOWER.astype(np.float64),
        # bands / pins
        LEGA_PASS=np.array(LEGA_PASS, dtype=np.float64),
        LEGB_PASS=np.array(LEGB_PASS, dtype=np.float64),
        LEGB_INFO=np.array(LEGB_INFO, dtype=np.float64),
        tau_fold_used=np.float64(tau_fold), T_acoustic_used=np.float64(T_acoustic),
        M_KK_used=np.float64(M_KK),
        reading_A_confirmed=bool(reading_A_confirmed),
        schema_v2_collapse=schema_v2_collapse, precedence_conflict=bool(precedence_conflict),
        dual_prior_note=prior_note,
        w2_1_npz_sha256=w2_1_sha, w3_9_npz_sha256=w3_9_sha, yukawa_npz_sha256=yukawa_sha,
        audit_sha256=audit_sha, content_sha256=content_sha, schema_version="S84+",
    )
    print("\nnpz written: %s" % OUT_NPZ)

    # =====================================================================
    # plot (3 panels)
    # =====================================================================
    fig, axes = plt.subplots(1, 3, figsize=(16, 5))

    # Panel 1: Leg A -- S0_geo vs band
    ax = axes[0]
    ax.axhspan(LEGA_PASS[0], LEGA_PASS[1], color="tab:green", alpha=0.18, label="PASS [1.609,1.779]")
    ax.axhspan(S0_FIT * 0.85, LEGA_PASS[0], color="tab:orange", alpha=0.10)
    ax.axhspan(LEGA_PASS[1], S0_FIT * 1.15, color="tab:orange", alpha=0.10, label="INFO +-15%")
    ax.axhline(S0_FIT, color="k", ls="--", lw=1, label="S0_fit=1.694153")
    ax.plot([0], [S0_geo_primary], "o", ms=11, color="tab:blue", label="S0_geo(q=tau_fold)=%.4f" % S0_geo_primary)
    if supersession_fired:
        ax.plot([1], [S0_geo_superseding], "s", ms=11, color="tab:purple",
                label="S0_geo(q')=%.4f [GOVERNING]" % S0_geo_superseding)
    ax.set_xlim(-0.6, 1.6); ax.set_xticks([0, 1]); ax.set_xticklabels(["q=tau_fold", "q'(GRADED)"])
    ax.set_ylabel("S0_geo"); ax.set_title("Leg A: tracial assembly (%s)" % legA_band_governing)
    ax.legend(fontsize=7, loc="lower right")

    # Panel 2: Leg B -- ratio vs band + feasibility ceiling
    ax = axes[1]
    ax.axhspan(LEGB_PASS[0], LEGB_PASS[1], color="tab:green", alpha=0.18, label="PASS [0.95,1.05]")
    ax.axhspan(LEGB_INFO[0], LEGB_PASS[0], color="tab:orange", alpha=0.10)
    ax.axhspan(LEGB_PASS[1], LEGB_INFO[1], color="tab:orange", alpha=0.10, label="INFO (0.8,1.25]")
    ax.axhline(1.0, color="k", ls=":", lw=1, label="ratio=1 (c=1/sqrt6)")
    ax.axhline(LEGB_CEILING_RATIO, color="tab:red", ls="--", lw=1.2,
               label="sqrt6/2=%.4f (cone ceiling)" % LEGB_CEILING_RATIO)
    ax.plot([0], [bdiag["ratio_legB"]], "o", ms=12, color="tab:blue",
            label="ratio=%.4f (%s)" % (bdiag["ratio_legB"], legB_form))
    ax.set_xlim(-0.6, 0.6); ax.set_xticks([0]); ax.set_xticklabels(["c_req/(1/sqrt6)"])
    ax.set_ylabel("ratio"); ax.set_title("Leg B: coherence (c_req=%.4f<1/2)" % bdiag["c_req"])
    ax.legend(fontsize=7, loc="upper right")

    # Panel 3: Leg C -- Casimir-linear ladder (GRADED) vs scalar mean
    ax = axes[2]
    ax.plot(C2_TOWER, lambda2_triple, "o", ms=10, color="tab:blue", label="<lam2>_g (W2-1)")
    xs = np.linspace(C2_TOWER.min() - 0.3, C2_TOWER.max() + 0.3, 50)
    ax.plot(xs, ols_intercept + sbar * xs, "-", color="tab:green",
            label="icpt+sbar*C2 (slope=%.4f)" % sbar)
    ax.axhline(np.mean(lambda2_triple), color="tab:red", ls="--", lw=1,
               label="scalar mean (rejected)")
    for c2v, l2v, lab in zip(C2_TOWER, lambda2_triple, ["(1,0)", "(1,1)", "(3,0)"]):
        ax.annotate(lab, (c2v, l2v), textcoords="offset points", xytext=(6, -10), fontsize=8)
    ax.set_xlabel("C2(g)"); ax.set_ylabel("<lam2>_g")
    ax.set_title("Leg C: %s (q'=%.5f, dev %.3f%%)" %
                 (legC_form, (legC_qprime if np.isfinite(legC_qprime) else float('nan')),
                  100.0 * cdiag["q_prime_dev_vs_tau_fold"] if legC_form == "GRADED" else 0.0))
    ax.legend(fontsize=7, loc="upper left")

    fig.suptitle("%s -- TOP-LINE %s | sign=%s mag=%s regime=%s" %
                 (GATE_ID, composite, sign_verdict, magnitude_verdict, regime_verdict),
                 fontsize=11)
    fig.tight_layout(rect=[0, 0, 1, 0.96])
    fig.savefig(OUT_PNG, dpi=130)
    print("png written: %s" % OUT_PNG)

    print("\n4-tuple: (value=%s, scheme=%s, convention=%s, L_max=%s)" %
          (composite, SCHEME, CONVENTION, L_MAX))
    return 0


if __name__ == "__main__":
    sys.exit(main())
